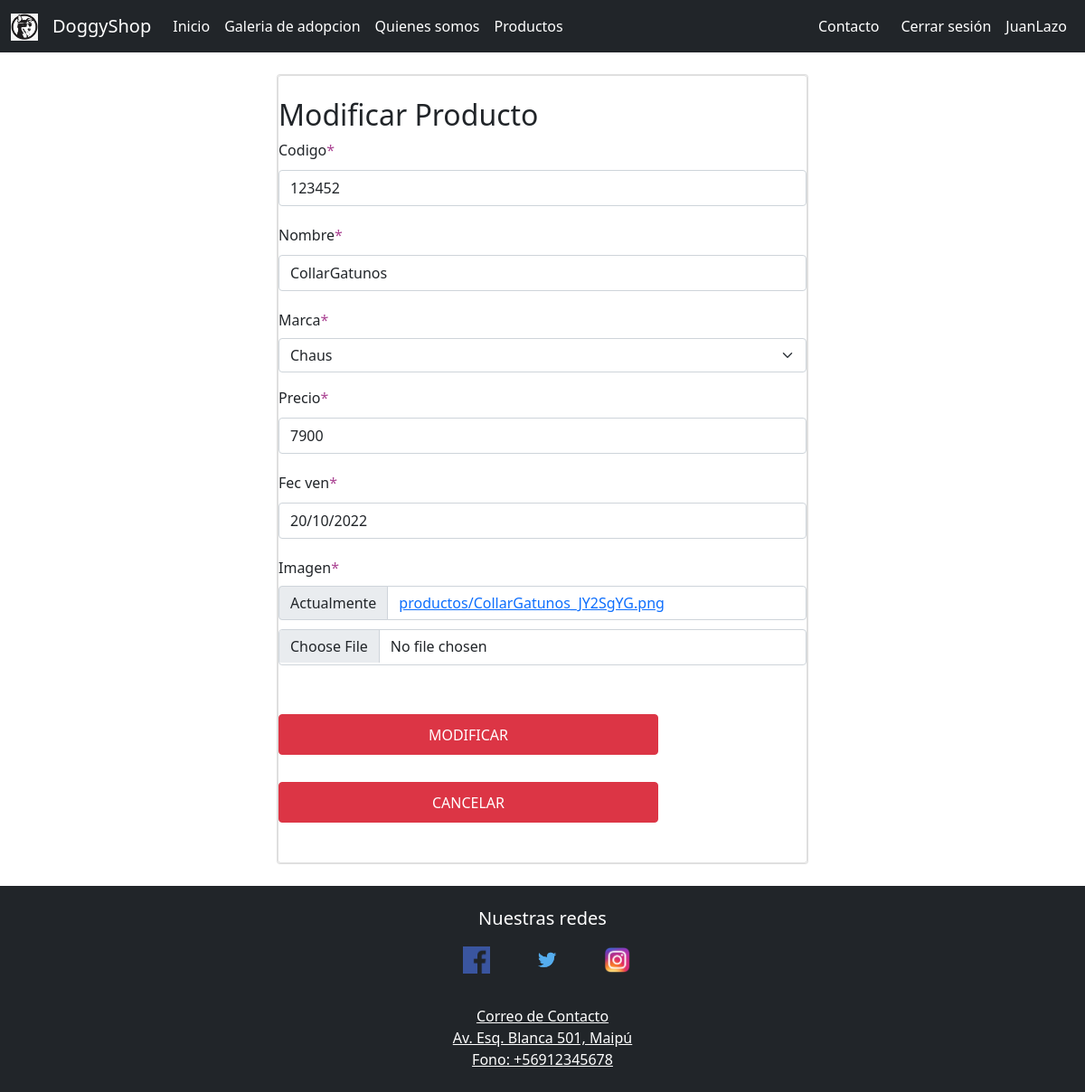
Screenshot of /modificar_productos/123452/ (signed in) with the database file from the repository.
### core/models.py (models this page shows, shortened)
class Producto(models.Model):
    codigo = models.CharField(max_length=6, primary_key=True, verbose_name='Codigo')
    nombre = models.CharField(max_length=50, verbose_name='Nombre')
    marca = models.ForeignKey(Marca, on_delete=models.PROTECT)
    precio = models.IntegerField()
    fec_ven = models.DateField()
    imagen = models.ImageField(upload_to="productos", null=True)

class Marca(models.Model):
    nombre = models.CharField(max_length=20)
    def __str__(self):
        return self.nombre

### core/views.py (the view, shortened to what this page needs)
# urls.py: path('modificar_productos/<id>/', modificar_productos, name="modificar_productos"),
@permission_required('core.change_producto')
def modificar_productos(request, id):
    producto = Producto.objects.get (codigo=id)
    data = {
        'form': ProductoForm(instance=producto)
    }
    return render (request, 'productos/modificar_productos.html',data)

### core/forms.py (shortened to what this page needs)
class ProductoForm (forms.ModelForm):
    nombre = forms.CharField(min_length= 3, max_length=50)
    imagen = forms.ImageField(validators=[MaxSizeFileValidator(max_file_size=10)])
    precio = forms.IntegerField(min_value=150, max_value=150000)
    class Meta:
        model = Producto
        fields= '__all__'
    widgets = {
        "fec_ven": forms.SelectDateWidget()
    }

### core/context_processor.py (called while the page is built)
def total_carro(request):
    total=0
    if request.user.is_authenticated:
        if "carro" in request.session.keys():
            for key, value in request.session["carro"].items():
                total += int(value["precio"])
    return{"total_carro": total}

### core/templates/productos/modificar_productos.html (shortened to what this page needs)
{% extends 'base.html' %}
{% load static %}
{% block contenido %}
{% load crispy_forms_tags %}
<body style="background-color: white;">
    <br>
    <div class="row">
        <div class="col-12 col-md-6 offset-md-3">
            <div class="card">
                <div class="card body">
                    <br>
                    <h2>Modificar Producto</h2>
                    <form action="" class="form-group" method="post" enctype="multipart/form-data">
                        {{ form | crispy }}
                        <br>
                        <button type="submit" id="btnGModificar" class="button btn btn-danger">Modificar</button>
                        <button type="reset" id="Cancelar" class="button btn btn-danger">Cancelar</button>
                        <br>
                    </form>
                    <br>
                </div>
            </div>
        </div>
    </div>
    <br>
</body>
{% endblock %}

### core/templates/base.html (shortened to what this page needs)
<!DOCTYPE html>
<html lang="es">
<head>
  {% load static %}
    <link rel="stylesheet" href="{% static 'img/LogoDoggyshop.jpg' %}">
    <link rel="stylesheet" type="text" href="{% static 'css/bootstrap/bootstrap-grid.min.css' %}">
    <link href="https://cdn.jsdelivr.net/npm/bootstrap@5.1.3/dist/css/bootstrap.min.css" rel="stylesheet">
    {% load static %}
    <link rel="stylesheet" href="{% static 'css/estilos.css' %}">
</head>
<body style="background-color: white;">
    {% load static %}
  <nav class="navbar navbar-expand-sm navbar-dark bg-dark">
    <div class="container-fluid">
    <a class="navbar-brand" href="#">
      <img src="{% static 'img/LogoDoggyshop.jpg' %}" width="30" height="30" alt="">
    </a>
    <a class="navbar-brand" href="javascript:void(0)">DoggyShop</a>
    <div class="collapse navbar-collapse" id="mynavbar">
      <ul class="navbar-nav me-auto">
        <li class="nav-item">
          <a class="nav-link" href="{% url 'index' %}" style="color:white ;" >Inicio</a>
        </li>
        <li class="nav-item">
          <a class="nav-link" href="{% url 'galeriaDeAdopcion' %}" style="color:white ;" >Galeria de adopcion</a>
        </li>
        <li class="nav-item">
          <a class="nav-link" href="{% url 'quienesSomos' %}" style="color:white ;" >Quienes somos</a>
        </li>
        <li class="nav-item">
          <a class="nav-link" href="{% url 'productos' %}" style="color:white ;" >Productos</a>
        </li>
      </ul>
      <div class="d-felx">
        <div class="collapse navbar-collapse" id="mynavbar">
          <ul class="navbar-nav me-auto">
            <li class="nav-item">
              <a class="nav-link me-2" href="{% url 'contacto' %}" style="color:white ;" >Contacto</a>
            </li>
            {% if user.is_authenticated %}
              <li class="nav-item">
                <a class="nav-link" href="{% url 'logout' %}" style="color:white ;" >Cerrar sesión</a>
              </li>
              <li class="nav-item">
                <a class="nav-link" href="#" style="color:white ;" >{{ user.username }}</a>
              </li>
            {% endif %}
          </ul>
        </div>
      </div>
    </div>
    </div>
  </nav>
    {% block contenido %}
    {% endblock %}
      <footer class="bg-dark text-center text-white">
        <div class="container p-4">
          <h5>Nuestras redes</h5>
          <section class="mb-4">
            <a class="btn btn-floating m-1" href="https://www.facebook.com/" role="button">
              <i class="fab fa-facebook-f">
                <img src="{% static 'img/facebook.png' %}" alt="" width="30px" height="30px" style=" margin-left: 10px;">
              </i></a>
            <a class="btn btn-floating m-1" href="https://twitter.com/" role="button">
              <i class="fab fa-twitter">
                <img src="{% static 'img/twitter.png' %}" alt="" width="30px" height="30px" style=" margin-left: 10px;">
              </i></a>
            <a class="btn btn-floating m-1" href="https://www.instagram.com/" role="button">
              <i class="fab fa-instagram">
                <img src="{% static 'img/instagram.png' %}" alt="" width="30px" height="30px" style=" margin-left: 10px;">
              </i></a>
          </section>
    <section class="">
      <div class="row">
        <div class="text-center ">
          <ul class="list-unstyled mb-0">
            <li>
              <a href="Consultas@doggyshop.cl" class="text-white">Correo de Contacto</a>
            </li>
            <li>
              <a href="https://goo.gl/maps/z9iwdmw16eHijmjW8" class="text-white">Av. Esq. Blanca 501, Maipú</a>
            </li>
            <li>
              <a href="#!" class="text-white">Fono: +56912345678</a>
            </li>
          </ul>
        </div>
      </div>
    </section>
  </div>
</footer>
</body>
</html>

### core/static/css/estilos.css (style rules this page uses)
body { height: 100%; font-family: 'Noto Sans', sans-serif; background-color: #ab4493; }
input { background-color: #fbfbfb; width: 408px; height: 40px; border-radius: 5px; border-style: solid; border-width: 1px; border-color: #ab4493; margin-top: 10px; padding-left: 10px; margin-bottom: 20px; }
label { display: block; float: center; }
button { height: 45px; padding-left: 5px; padding-right: 5px; margin-bottom: 20px; margin-top: 10px; text-transform: uppercase; background-color: #ab4493; border-color: #ab4493; border-style: solid; border-radius: 10px; width: 420px; cursor: pointer; }
span { color: #ab4493; }

### rows the page displays
Producto: codigo "123452", nombre "CollarGatunos", marca "Chaus", precio "7900", fec_ven "20/10/2022"

### other values shown
{{ user.username }} "JuanLazo"
